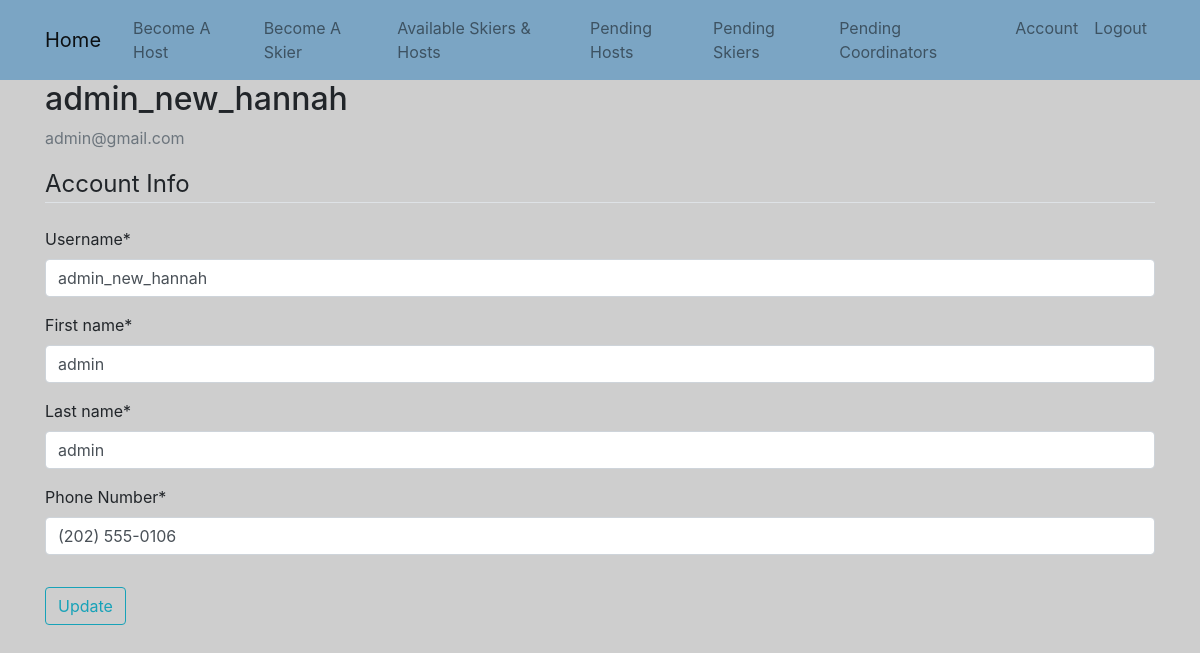
The page /account/ (signed in) on the database its author committed.
### account/models.py (models this page shows, shortened)
class Account(AbstractBaseUser):
    email        = models.EmailField(unique=True)
    username     = models.CharField(max_length=30, unique=True)
    date_joined  = models.DateTimeField(verbose_name='date joined', auto_now_add=True)
    last_login   = models.DateTimeField(verbose_name='last login', auto_now_add=True)
    is_admin     = models.BooleanField(default=False)
    is_active    = models.BooleanField(default=True)
    is_staff     = models.BooleanField(default=False)
    is_superuser = models.BooleanField(default=False)
    first_name = models.CharField(max_length=100)
    last_name = models.CharField(max_length=100)
    phone_number = PhoneNumberField(verbose_name="Phone Number", null=False)
    approved = models.BooleanField(default=False)
    USERNAME_FIELD = 'email'
    REQUIRED_FIELDS = ['username']
    objects = MyAccountManager()

### account/views.py (the view)
# urls.py: path('account/', account_views.account, name='account'),
@login_required
def account(request): # Used for updating user account
    if request.method == "POST":
        form = AccountUpdateForm(request.POST, instance=request.user)
        if form.is_valid():
            form.save()
            messages.success(request, f'{request.user.username}, you successfully updated your account!')
            return redirect('home')
    else:
        form = AccountUpdateForm(instance= request.user)
    context = {
        'form' : form,
    }
    return render(request, 'account/account.html', context)

### account/forms.py
class AccountUpdateForm(forms.ModelForm):
    class Meta:
        model = Account
        fields = ['username', 'first_name', 'last_name', 'phone_number']

### account/templates/account/account.html (shortened to what this page needs)
{% extends "base.html" %}
{% load crispy_forms_tags %}
{% block content %}
    <div class="content-section">
        <div class="media">
            <div class="media-body">
                <h2 class="account-heading">{{ user.username }}</h2>
                <p class="text-secondary">{{ user.email }}</p>
            </div>
        </div>
        <form method="POST" enctype="multipart/form-data">
	    <fieldset class="form-group">
		<legend class="border-bottom mb-4">Account Info</legend>
		{{ form|crispy }}
	   </fieldset>
	   <div class="form-group">
		<button class="btn btn-outline-info" type="submit">Update</button>
	   </div>
        </form>
    </div>
{% endblock content %}

### rows shown on the page
Account: username "admin_new_hannah", email "admin@gmail.com", first_name "admin", last_name "admin", phone_number "(202) 555-0106"
